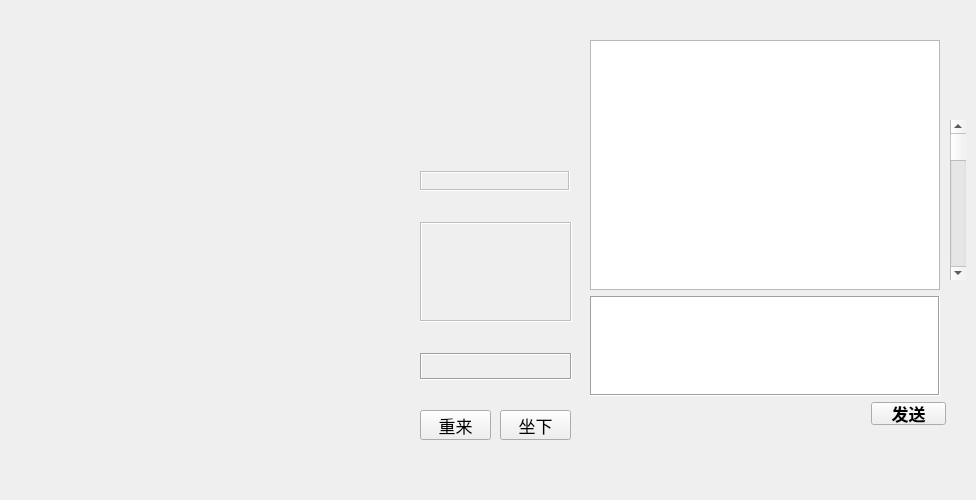
<?xml version="1.0" encoding="UTF-8"?>
<ui version="4.0">
 <class>playgame</class>
 <widget class="QWidget" name="playgame">
  <property name="geometry">
   <rect>
    <x>0</x>
    <y>0</y>
    <width>976</width>
    <height>500</height>
   </rect>
  </property>
  <property name="font">
   <font>
    <pointsize>13</pointsize>
   </font>
  </property>
  <property name="windowTitle">
   <string>中国象棋</string>
  </property>
  <widget class="QWidget" name="layoutWidget">
   <property name="geometry">
    <rect>
     <x>590</x>
     <y>40</y>
     <width>356</width>
     <height>457</height>
    </rect>
   </property>
   <layout class="QVBoxLayout" name="verticalLayout_3">
    <item>
     <layout class="QVBoxLayout" name="verticalLayout_2">
      <item>
       <widget class="QTextEdit" name="showText">
        <property name="enabled">
         <bool>true</bool>
        </property>
        <property name="minimumSize">
         <size>
          <width>350</width>
          <height>250</height>
         </size>
        </property>
        <property name="maximumSize">
         <size>
          <width>350</width>
          <height>250</height>
         </size>
        </property>
        <property name="font">
         <font>
          <pointsize>9</pointsize>
         </font>
        </property>
        <property name="frameShape">
         <enum>QFrame::StyledPanel</enum>
        </property>
        <property name="frameShadow">
         <enum>QFrame::Sunken</enum>
        </property>
       </widget>
      </item>
      <item>
       <layout class="QVBoxLayout" name="verticalLayout">
        <item>
         <widget class="QTextEdit" name="sendEdit">
          <property name="minimumSize">
           <size>
            <width>350</width>
            <height>100</height>
           </size>
          </property>
          <property name="maximumSize">
           <size>
            <width>350</width>
            <height>100</height>
           </size>
          </property>
          <property name="font">
           <font>
            <pointsize>13</pointsize>
           </font>
          </property>
          <property name="frameShape">
           <enum>QFrame::Box</enum>
          </property>
         </widget>
        </item>
        <item>
         <layout class="QHBoxLayout" name="horizontalLayout">
          <item>
           <spacer name="horizontalSpacer_3">
            <property name="orientation">
             <enum>Qt::Horizontal</enum>
            </property>
            <property name="sizeHint" stdset="0">
             <size>
              <width>40</width>
              <height>20</height>
             </size>
            </property>
           </spacer>
          </item>
          <item>
           <widget class="QPushButton" name="sendButton">
            <property name="minimumSize">
             <size>
              <width>75</width>
              <height>23</height>
             </size>
            </property>
            <property name="maximumSize">
             <size>
              <width>75</width>
              <height>23</height>
             </size>
            </property>
            <property name="font">
             <font>
              <pointsize>13</pointsize>
              <weight>75</weight>
              <bold>true</bold>
             </font>
            </property>
            <property name="text">
             <string>发送</string>
            </property>
           </widget>
          </item>
         </layout>
        </item>
       </layout>
      </item>
     </layout>
    </item>
    <item>
     <spacer name="verticalSpacer">
      <property name="orientation">
       <enum>Qt::Vertical</enum>
      </property>
      <property name="sizeHint" stdset="0">
       <size>
        <width>20</width>
        <height>30</height>
       </size>
      </property>
     </spacer>
    </item>
   </layout>
  </widget>
  <widget class="QWidget" name="layoutWidget">
   <property name="geometry">
    <rect>
     <x>420</x>
     <y>171</y>
     <width>152</width>
     <height>209</height>
    </rect>
   </property>
   <layout class="QVBoxLayout" name="verticalLayout_4">
    <item>
     <widget class="QLabel" name="upUserLabel">
      <property name="enabled">
       <bool>false</bool>
      </property>
      <property name="minimumSize">
       <size>
        <width>150</width>
        <height>20</height>
       </size>
      </property>
      <property name="maximumSize">
       <size>
        <width>150</width>
        <height>20</height>
       </size>
      </property>
      <property name="font">
       <font>
        <pointsize>15</pointsize>
       </font>
      </property>
      <property name="frameShape">
       <enum>QFrame::Box</enum>
      </property>
      <property name="frameShadow">
       <enum>QFrame::Sunken</enum>
      </property>
      <property name="text">
       <string/>
      </property>
     </widget>
    </item>
    <item>
     <spacer name="verticalSpacer_2">
      <property name="orientation">
       <enum>Qt::Vertical</enum>
      </property>
      <property name="sizeHint" stdset="0">
       <size>
        <width>20</width>
        <height>18</height>
       </size>
      </property>
     </spacer>
    </item>
    <item>
     <widget class="QLabel" name="chooselabel">
      <property name="enabled">
       <bool>false</bool>
      </property>
      <property name="minimumSize">
       <size>
        <width>100</width>
        <height>100</height>
       </size>
      </property>
      <property name="layoutDirection">
       <enum>Qt::LeftToRight</enum>
      </property>
      <property name="frameShape">
       <enum>QFrame::Box</enum>
      </property>
      <property name="frameShadow">
       <enum>QFrame::Sunken</enum>
      </property>
      <property name="text">
       <string/>
      </property>
     </widget>
    </item>
    <item>
     <spacer name="verticalSpacer_3">
      <property name="minimumSize">
       <size>
        <width>23</width>
        <height>21</height>
       </size>
      </property>
      <property name="orientation">
       <enum>Qt::Vertical</enum>
      </property>
      <property name="sizeHint" stdset="0">
       <size>
        <width>20</width>
        <height>18</height>
       </size>
      </property>
     </spacer>
    </item>
    <item>
     <widget class="QLabel" name="downUserLabel">
      <property name="minimumSize">
       <size>
        <width>150</width>
        <height>20</height>
       </size>
      </property>
      <property name="font">
       <font>
        <pointsize>15</pointsize>
       </font>
      </property>
      <property name="frameShape">
       <enum>QFrame::Box</enum>
      </property>
      <property name="frameShadow">
       <enum>QFrame::Sunken</enum>
      </property>
      <property name="text">
       <string/>
      </property>
     </widget>
    </item>
   </layout>
  </widget>
  <widget class="QLabel" name="label_GameStatus">
   <property name="geometry">
    <rect>
     <x>420</x>
     <y>120</y>
     <width>151</width>
     <height>31</height>
    </rect>
   </property>
   <property name="text">
    <string/>
   </property>
   <property name="alignment">
    <set>Qt::AlignCenter</set>
   </property>
  </widget>
  <widget class="QPushButton" name="pushButton_TakeSite">
   <property name="geometry">
    <rect>
     <x>500</x>
     <y>410</y>
     <width>71</width>
     <height>30</height>
    </rect>
   </property>
   <property name="text">
    <string>坐下</string>
   </property>
  </widget>
  <widget class="QPushButton" name="pushButton_ReGame">
   <property name="geometry">
    <rect>
     <x>420</x>
     <y>410</y>
     <width>71</width>
     <height>30</height>
    </rect>
   </property>
   <property name="text">
    <string>重来</string>
   </property>
  </widget>
  <widget class="QScrollBar" name="showTextBar">
   <property name="geometry">
    <rect>
     <x>950</x>
     <y>120</y>
     <width>16</width>
     <height>160</height>
    </rect>
   </property>
   <property name="orientation">
    <enum>Qt::Vertical</enum>
   </property>
  </widget>
 </widget>
 <resources/>
 <connections/>
</ui>
